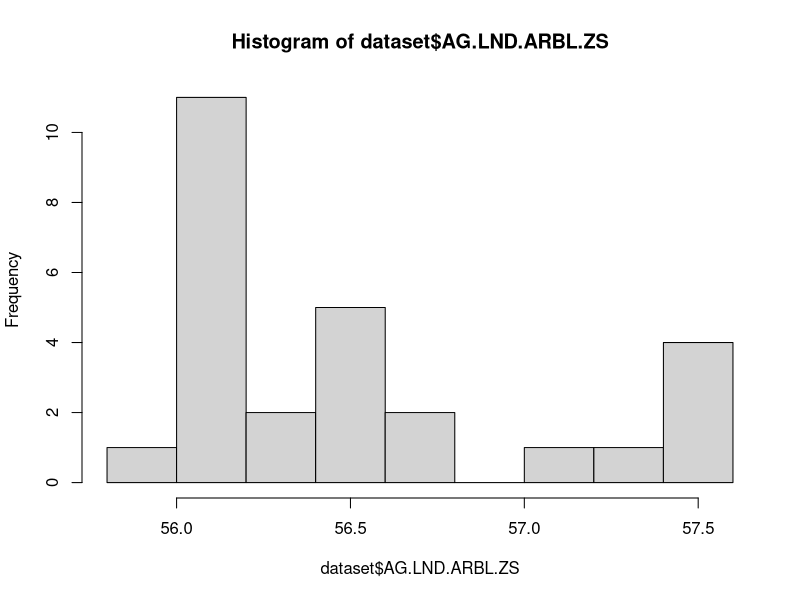
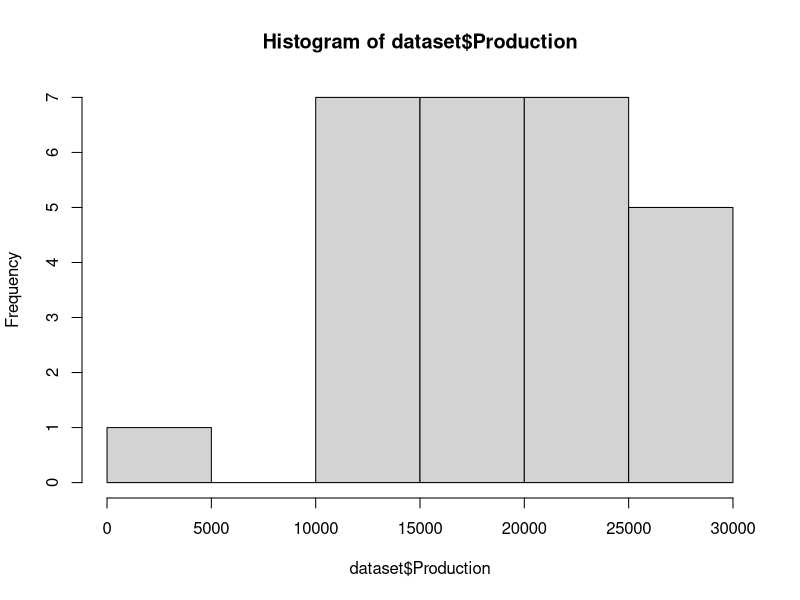
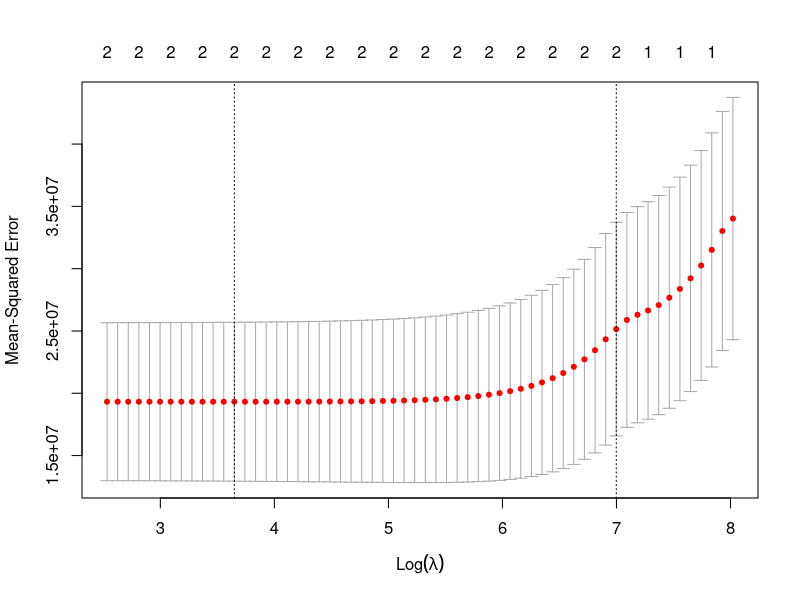

The R source for these figures, in order:
library(tidyverse)
library(dplyr)
library(readxl)
library(glmnet)

#Loading in the dataset
dataset_net <- read_excel("net_grain.xlsx")
head(dataset_net)

dataset_land <- read_csv("Ukraine_arableLand_cleanData2.csv", skip = 4)
#view(dataset_land)
names(dataset_land)[names(dataset_land) == 'Indicator Code'] <- 'Market Year'

dataset <- merge(dataset_land, dataset_net, by = "Market Year")
dataset <- na.omit(dataset)
#Exploratory Data Analysis

#only getting numerical columns for covariance
num_cols <- unlist(lapply(dataset, is.numeric))  
dataset_num <- dataset[ , num_cols] 
cor(dataset_num)

#high level of intercorrelations, might need to do a lasso. 
#seeing distributions
hist(dataset$AG.LND.ARBL.ZS)
hist(dataset$Production)

#determining p-value
names(dataset)[names(dataset) == 'Market Year'] <- 'Market_Year'
names(dataset)[names(dataset) == 'AG.LND.ARBL.ZS'] <- 'Arable_Land'
linreg <- lm(Production ~ Market_Year + Arable_Land,  data = dataset)
summary(linreg)
# p - value is 0.0003575, null hypothesis does not hold. 

# due to a high intercorrelation, we plan to use Lasso Regression
#define response variable
y <- dataset$Production

#define matrix of predictor variables
X <- data.matrix(dataset[, c('Market_Year', 'Arable_Land')])

#perform k-fold cross-validation to find optimal lambda value
cv_model <- cv.glmnet(X, y, alpha = 1)
#find optimal lambda value that minimizes test MSE
best_lambda <- cv_model$lambda.min
best_lambda
#produce plot of test MSE by lambda value
plot(cv_model) 

best_model <- glmnet(X, y, alpha = 1, lambda = best_lambda)
coef(best_model)

y_predicted <- predict(best_model, s = best_lambda, newx = X)
#find SST and SSE
sst <- sum((y - mean(y))^2)
sse <- sum((y_predicted - y)^2)
rsq <- 1 - sse/sst
rsq

#98% of Ukraine's exports go through their ports

